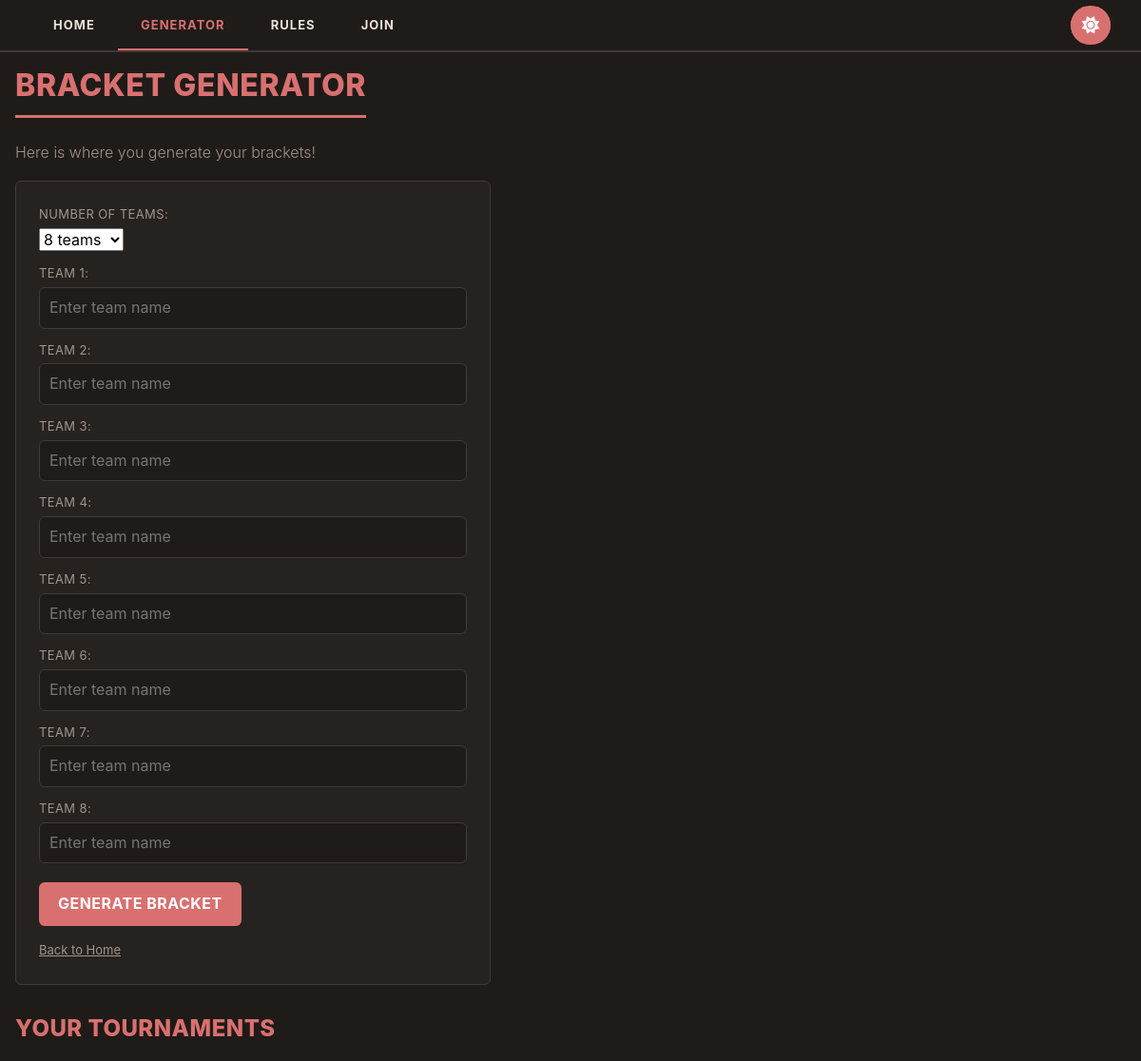
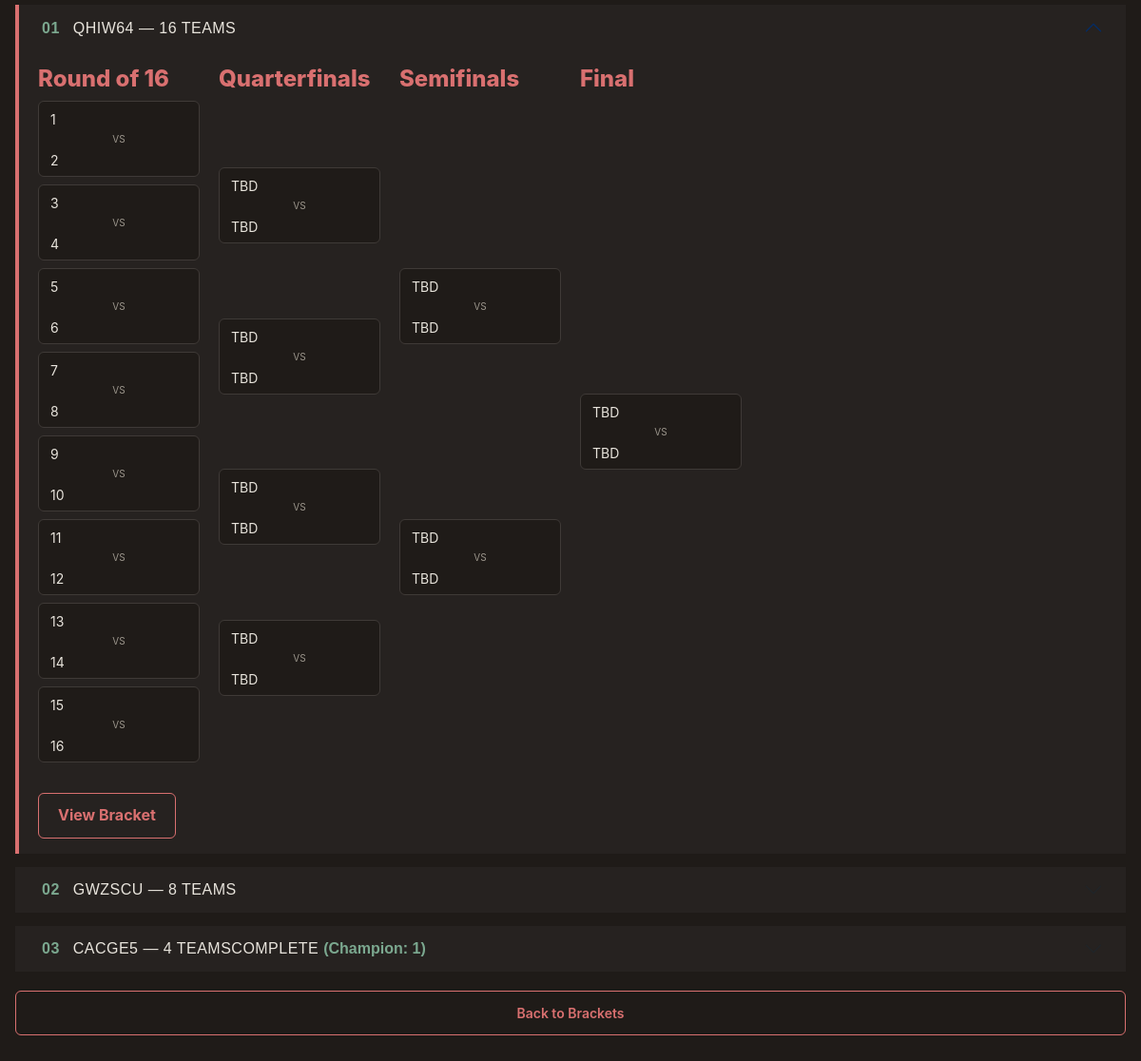
Screenshot of /bracket with the database file from the repository (2 pictures, top to bottom).
### app.py (models this page shows)
class Bracket(db.Model):
    __tablename__ = 'teams'
    id = db.Column(db.Integer, primary_key=True)
    name = db.Column(db.String(100), nullable=False)
    seed = db.Column(db.Integer, nullable=False)
    access_code = db.Column(db.String(6), nullable=True)

class Match(db.Model):
    __tablename__ = 'matches'
    id = db.Column(db.Integer, primary_key=True)
    access_code = db.Column(db.String(6), nullable=False)
    round = db.Column(db.Integer, nullable=False)
    match_index = db.Column(db.Integer, nullable=False)
    team1_id = db.Column(db.Integer, db.ForeignKey('teams.id'), nullable=True)
    team2_id = db.Column(db.Integer, db.ForeignKey('teams.id'), nullable=True)
    winner_id = db.Column(db.Integer, db.ForeignKey('teams.id'), nullable=True)
    team1 = db.relationship('Bracket', foreign_keys=[team1_id])
    team2 = db.relationship('Bracket', foreign_keys=[team2_id])
    winner = db.relationship('Bracket', foreign_keys=[winner_id])

### app.py (the view)
@app.route("/bracket")
def bracket():
    return render_template(
        'bracket.html',
        teams=[],
        rounds=[],
        num_teams=0,
        allowed_sizes=ALLOWED_SIZES,
        final_match=None,
        pending_teams=[],
        reshuffle_round=None,
        code = None,
        is_creator=False,
        tournaments=get_all_tournaments()
    )

### app.py (called while the page is built)
def round_label(round_num, total_rounds, num_teams):
    if round_num == total_rounds:
        return "Final"
    if round_num == total_rounds - 1:
        return "Semifinals"
    if round_num == total_rounds - 2:
        return "Quarterfinals"
    participants = num_teams // (2 ** (round_num - 1))
    return f"Round of {participants}"

### templates/bracket.html (shortened to what this page needs)
{% extends 'base.html' %}
{% block content %}
{% if code %}
<div class="code-badge">
    <h2>Access Code: <strong>{{ code }}</strong></h2>
    <button onclick="navigator.clipboard.writeText('{{ code }}')">Copy Code</button>
</div>
{% else %}
<h1>Bracket Generator</h1>
<p>Here is where you generate your brackets!</p>
<form action="/setup" method="POST" class="setup-form" id="setup-form">
    <div class="setup-field">
        <label for="team_count">Number of teams:</label>
        <select id="team_count" name="team_count">
            {% for size in allowed_sizes %}
            <option value="{{ size }}" {% if size == 8 %}selected{% endif %}>{{ size }} teams</option>
            {% endfor %}
        </select>
    </div>
    {% for i in range(1, 17) %}
    <div class="setup-field team-input" data-team-index="{{ i }}">
        <label for="team{{ i }}">Team {{ i }}:</label>
        <input type="text" id="team{{ i }}" name="team{{ i }}" placeholder="Enter team name">
    </div>
    {% endfor %}
    <button type="submit" class="setup-submit">Generate Bracket</button>
    <div class="back-link">
        <a href="{{ url_for('index') }}">Back to Home</a>
    </div>
</form>
{% endif %}
{% if tournaments %}
<h2>Your Tournaments</h2>
<div class="accordion accordion-v2" id="tournamentAccordion">
    {% for t in tournaments %}
    <div class="accordion-item">
        <h2 class="accordion-header">
            <button class="accordion-button {% if not loop.first %}collapsed{% endif %}" type="button" data-num="{{ '%02d' % loop.index }}" data-bs-toggle="collapse" data-bs-target="#tournament-{{ t.code }}" aria-expanded="{% if loop.first %}true{% else %}false{% endif %}"  aria-controls="tournament-{{ t.code }}">
                {{ t.code }}&nbsp;&mdash;&nbsp;{{ t.num_teams }} teams
                {% if t.is_complete %}
                <span class="tournament-status complete">Complete</span>
                    &nbsp;<span class="tournament-champion-tag">(Champion: {{ t.final_match.winner.name }})</span>
                {% endif %}
            </button>
        </h2>
        <div id="tournament-{{ t.code }}" class="accordion-collapse collapse {% if loop.first %}show{% endif %}" data-bs-parent="#tournamentAccordion">
            <div class="accordion-body">
                <div class="tournament-preview">
                    {% for round in t.rounds %}
                    <div class="round-preview">
                        <h4>{{ round.label }}</h4>
                        <div class="round-matches">
                            {% for match in round.matches %}
                            <div class="match-preview">
                                <span class="match-team">{{ match.team1.name if match.team1_id else 'TBD' }}</span>
                                <span class="match-vs">vs</span>
                                <span class="match-team">{{ match.team2.name if match.team2_id else 'TBD' }}</span>
                            </div>
                            {% endfor %}
                        </div>
                    </div>
                    {% endfor %}
                </div>
                <a href="{{ url_for('bracket_created', code=t.code) }}" class="preview-view-btn">View Bracket</a>
            </div>
        </div>
    </div>
    {% endfor %}
</div>
{% endif %}
<div class="bracket-actions">
        <a href="{{ url_for('bracket')}}" class="btn btn-secondary">Back to Brackets</a>
    </div>
{% endblock %}

### rows the page displays
Bracket: code "QHIW64", num_teams "16", label "Round of 16" "Quarterfinals" "Semifinals" "Final"
Match: team1 "1", team2 "2"
Match: team1 "3", team2 "4"
Match: team1 "5", team2 "6"
Match: team1 "7", team2 "8"
Match: team1 "9", team2 "10"
Match: team1 "11", team2 "12"
Match: team1 "13", team2 "14"
Match: team1 "15", team2 "16"
Match: team1 "TBD", team2 "TBD"
Match: team1 "TBD", team2 "TBD"
Match: team1 "TBD", team2 "TBD"
Match: team1 "TBD", team2 "TBD"
Match: team1 "TBD", team2 "TBD"
Match: team1 "TBD", team2 "TBD"
Match: team1 "TBD", team2 "TBD"
Bracket: code "GWZSCU", num_teams "8"
Bracket: code "CACGE5", num_teams "4", final_match.winner.name "1"

### other values shown
{{ i }} "1" "2" "3" "4" "5" "6" "7" "8"
form field team_count "8 teams"
